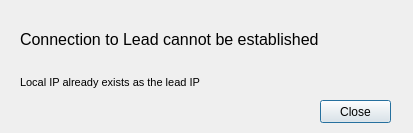
<?xml version="1.0" encoding="UTF-8"?>
<ui version="4.0">
 <class>Dialog</class>
 <widget class="QDialog" name="Dialog">
  <property name="geometry">
   <rect>
    <x>0</x>
    <y>0</y>
    <width>413</width>
    <height>133</height>
   </rect>
  </property>
  <property name="windowTitle">
   <string>Dialog</string>
  </property>
  <widget class="QWidget" name="verticalLayoutWidget_3">
   <property name="geometry">
    <rect>
     <x>20</x>
     <y>20</y>
     <width>371</width>
     <height>81</height>
    </rect>
   </property>
   <layout class="QVBoxLayout" name="verticalLayout">
    <item>
     <widget class="QLabel" name="label_2">
      <property name="font">
       <font>
        <pointsize>12</pointsize>
       </font>
      </property>
      <property name="text">
       <string>Connection to Lead cannot be established</string>
      </property>
     </widget>
    </item>
    <item>
     <widget class="QLabel" name="label_1">
      <property name="font">
       <font>
        <pointsize>8</pointsize>
       </font>
      </property>
      <property name="text">
       <string>Local IP already exists as the lead IP </string>
      </property>
     </widget>
    </item>
   </layout>
  </widget>
  <widget class="QPushButton" name="pushButton">
   <property name="geometry">
    <rect>
     <x>320</x>
     <y>100</y>
     <width>71</width>
     <height>23</height>
    </rect>
   </property>
   <property name="text">
    <string>Close</string>
   </property>
  </widget>
 </widget>
 <resources/>
 <connections/>
</ui>
